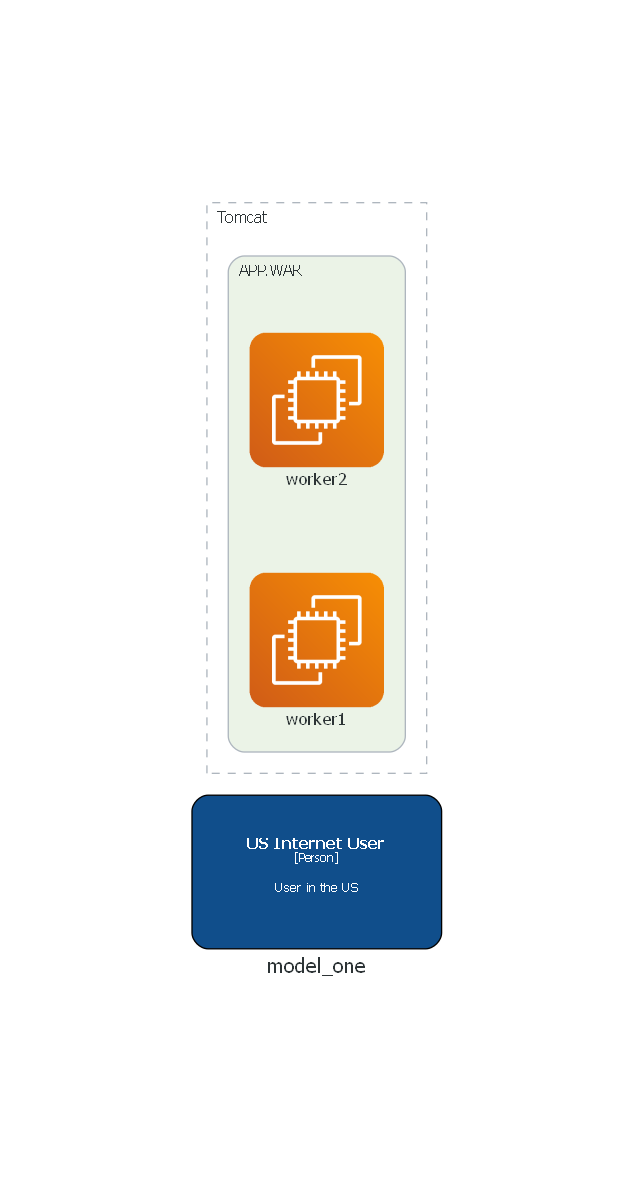

Reproduce this figure in Python.
# diagram.py
from diagrams import Diagram,Cluster
from diagrams.aws.compute import EC2
from diagrams.aws.database import ElasticacheForRedis
from diagrams.aws.compute import LambdaFunction as Lambda
from diagrams.aws.database import RDS
from diagrams.aws.network import Route53,DirectConnect
from diagrams.onprem.network import Apache
from diagrams.aws.security import Cognito
from diagrams.c4 import Person, Container, Database, System, SystemBoundary, Relationship

from diagrams.aws.network import ELB
graph_attr = {
    "splines": "spline",
}

with (Diagram("model_one",outformat="png", show=False,graph_attr=graph_attr,direction="LR")) as diag:

    customer = Person(
        name="US Internet User", description="User in the US"
    )


    with SystemBoundary("Tomcat") as us:
        # dns = Route53("dns")
        # lb  =  ELB("lb")
        # db  =  RDS("GatesDB")
        # gems_db  =  RDS("GemsDB")
        # vcsc_db  =  RDS("VcscDB")
        #serverlessNode = Lambda("User NodeJS")
        #serverlessApi = Lambda("API NodeJS")
        #auth = Cognito("oAuth 2 Service")


        with Cluster("APP.WAR") as app_war:
             workerBackend = [("worker1"), EC2("worker2")]


        #>>  >> Cluster("Spring Backend") EC2("")  >> RDS("userdb")
        # customer >> dns >> lb >>  serverlessApi >> workerBackend
        # serverlessApi >> auth 
        # workerBackend >> auth
        # workerBackend >> db
        # workerBackend >> gems_db
        # workerBackend >> vcsc_db        
        # workerBackend >> ElasticacheForRedis("Redis Cache")
        #>> workerBackend >> db

 
